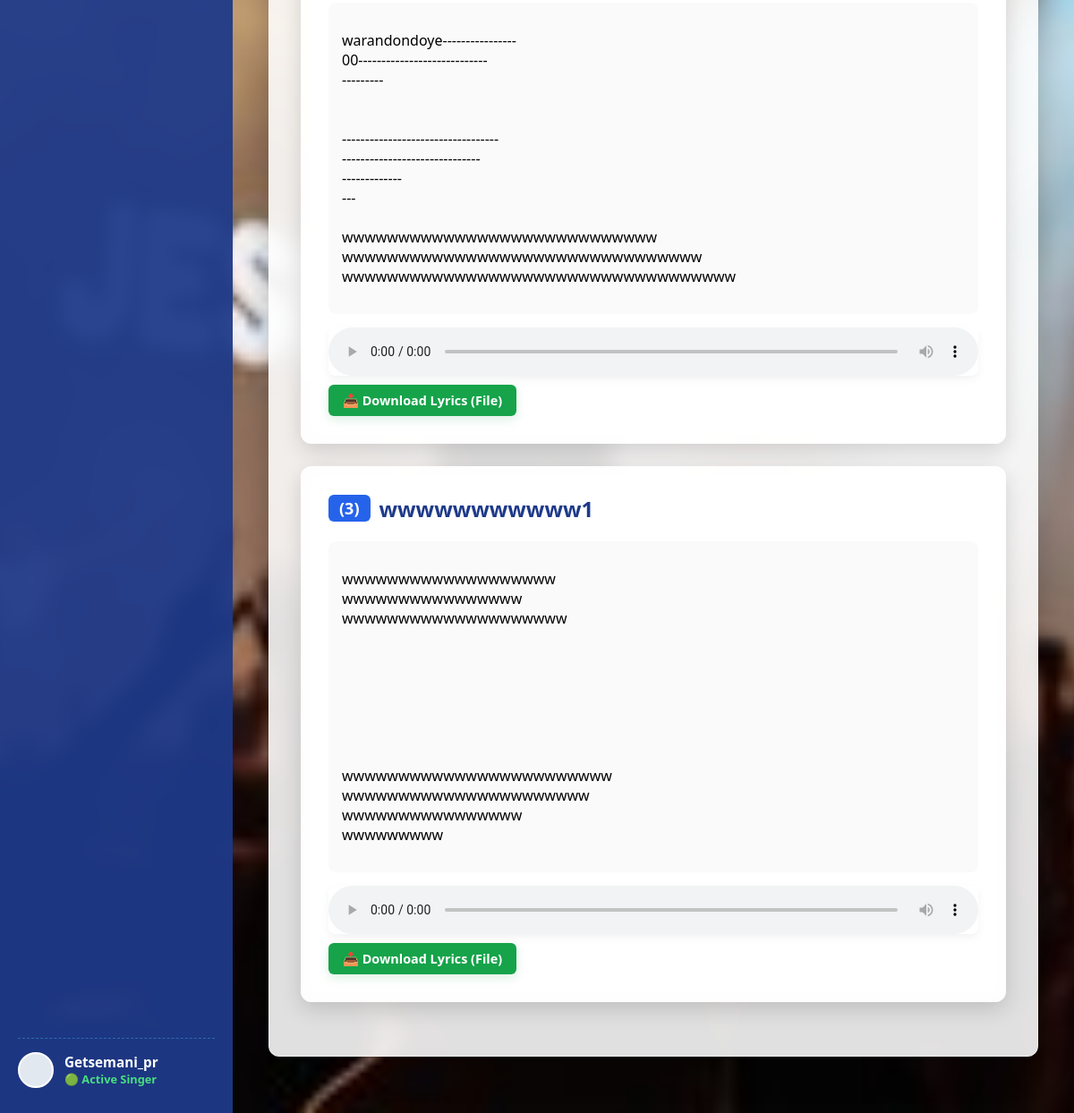
The app's page /songs/ (signed in, lower part), older data.
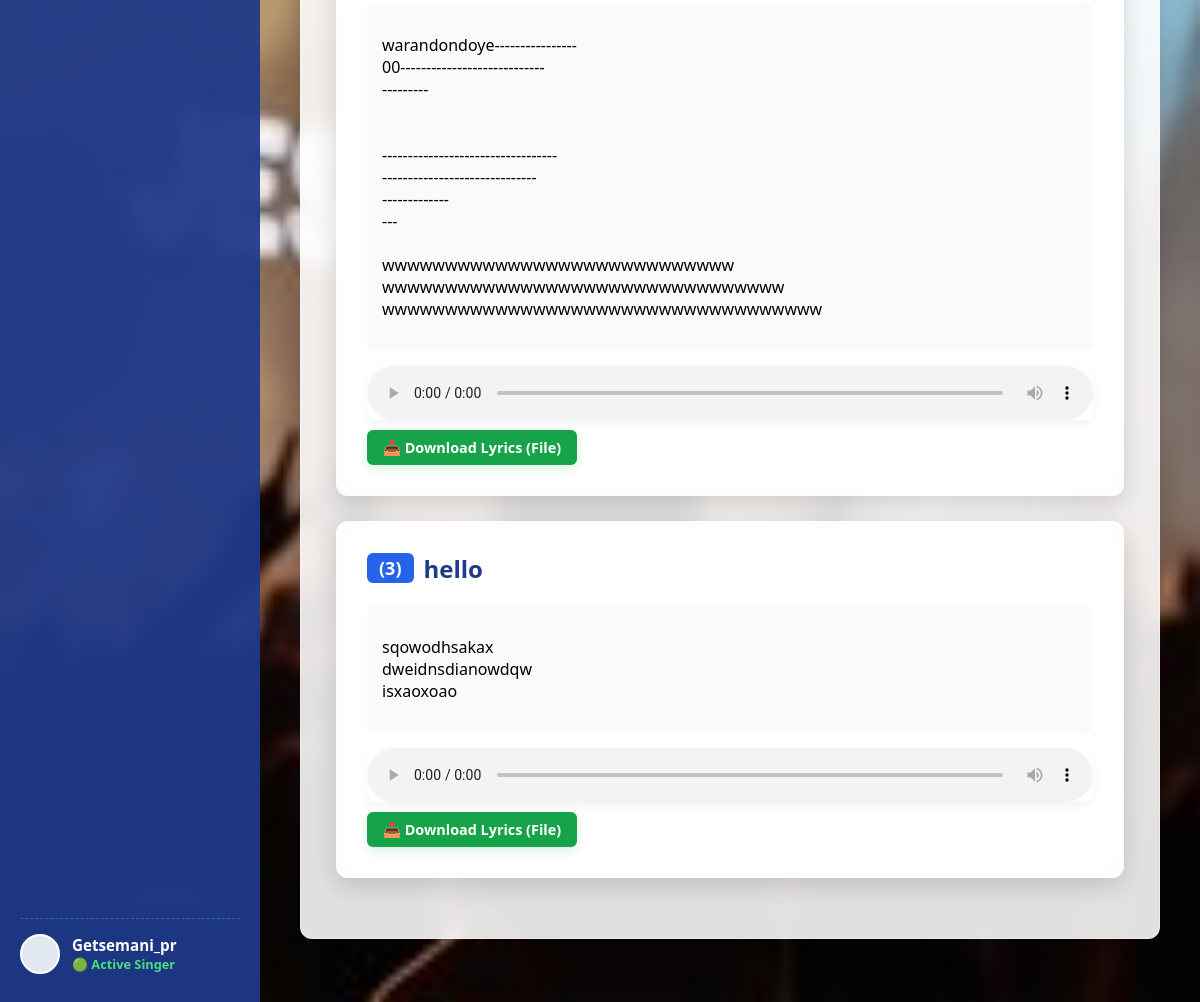
The same page, newer data.
### choir_app/models.py (models this page shows, shortened)
class Song(models.Model):
    title = models.CharField(max_length=200)
    lyrics = models.TextField()
    audio_file = models.FileField(upload_to='choir_audios/', blank=True, null=True)

### choir_app/views.py (the view, shortened to what this page needs)
# urls.py: path('songs/', views.songs_list, name='songs_list'),
@login_required(login_url='/login/')
def songs_list(request):
    query = request.GET.get('q', '')
    if query:
        songs = Song.objects.filter(title__icontains=query) | Song.objects.filter(lyrics__icontains=query)
    else:
        songs = Song.objects.all()
    return render(request, 'choir_app/songs.html', {'songs': songs, 'query': query})

### choir_app/templates/choir_app/songs.html (shortened to what this page needs)
{% load static %}
<!DOCTYPE html>
<html lang="en">
<head>
</head>
<body>
    <div class="sidebar" style="display: flex; flex-direction: column; justify-content: space-between;">
        <div class="user-profile-card">
            <div class="profile-img"></div>
            <div>
                <div style="font-weight: bold; font-size: 0.95em;">Getsemani_pr</div>
                <div style="font-size: 0.8em; color: #4ade80; font-weight: bold; display: flex; align-items: center; gap: 4px;">🟢 Active Singer</div>
            </div>
        </div>
    </div>
    <div class="main-workspace">
        <div class="container-box">
            {% for song in songs %}
                <div class="song-card">
                    <h2>
                        <span style="background: #2563eb; color: white; padding: 3px 12px; border-radius: 6px; font-size: 0.75em;">({{ forloop.counter }})</span>
                        {{ song.title }}
                    </h2>
                    {% if song.lyrics %}
                    <div id="lyrics-box-{{ song.id }}" style="padding: 15px; background: rgba(0,0,0,0.02); border-radius: 8px;">
                        <p style="white-space: pre-line;">{{ song.lyrics }}</p>
                    </div>
                    {% else %}
                        <p style="color: #64748b; font-style: italic;">Nta magambo (Lyrics) yanditswe kuri iyi ndirimbo.</p>
                    {% endif %}
                    {% if song.audio_file %}
                        <audio controls controlsList="nodownload">
                            <source src="{{ song.audio_file.url }}" type="audio/mpeg">
                        </audio>
<a href="?download_lyrics_id={{ song.id }}" style="background: #16a34a; color: white; text-decoration: none; padding: 8px 16px; border-radius: 6px; font-weight: bold; font-size: 0.9em; margin-top: 5px; display: inline-flex; align-items: center; gap: 6px; box-shadow: 0 4px 12px rgba(22, 163, 74, 0.15);">
    📥 Download Lyrics (File)
</a>
                    {% endif %}
                </div>
            {% empty %}
                <div class="song-card" style="text-align: center;">
                    <p style="color: #64748b; font-style: italic; margin: 0;">Nta ndirimbo n'imwe uhuje n'iryo jambo rishakishwa.</p>
                </div>
            {% endfor %}
        </div>
    </div>
</body>
</html>

Row changes from the older to the newer data that the page shows:
removed Song: title "wwwwwwwwwww1", lyrics "wwwwwwwwwwwwwwwwwww wwwwwwwwwwwwwwww wwwwwwwwwwwwwwwwwwww wwwwwwwwwwwwwwwwwwwwwwww wwwwwwwwwwwwwwwwwwwwww wwwwwwwwwwwwwwww wwwwwwwww"
added Song: title "hello", lyrics "sqowodhsakax dweidnsdianowdqw isxaoxoao"
